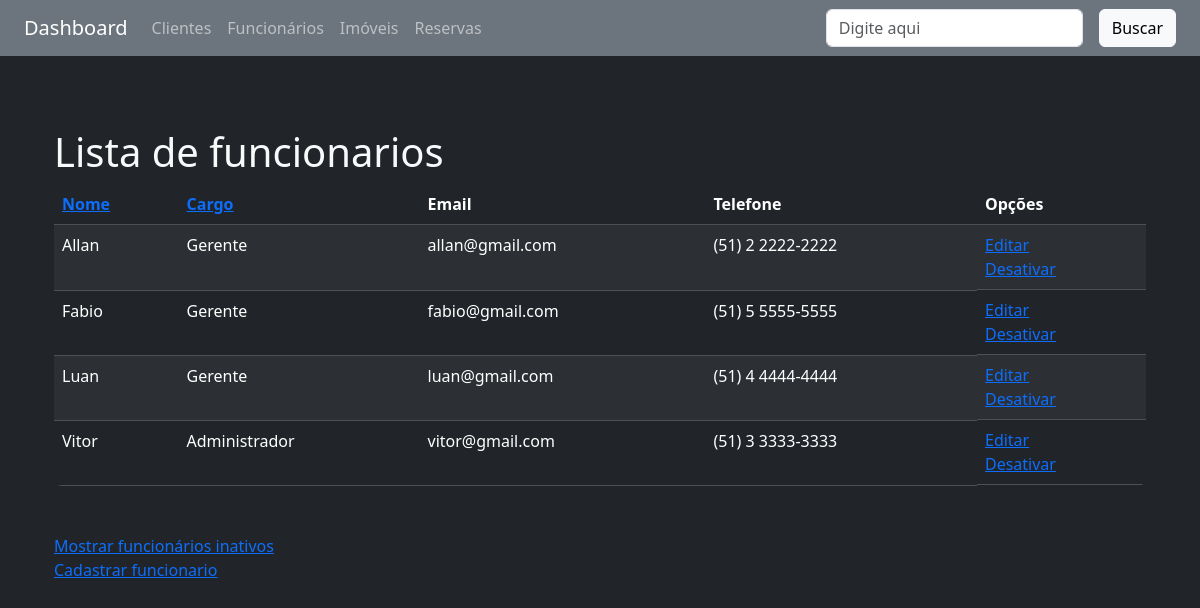
The app's page /funcionarios/nome/, older data.
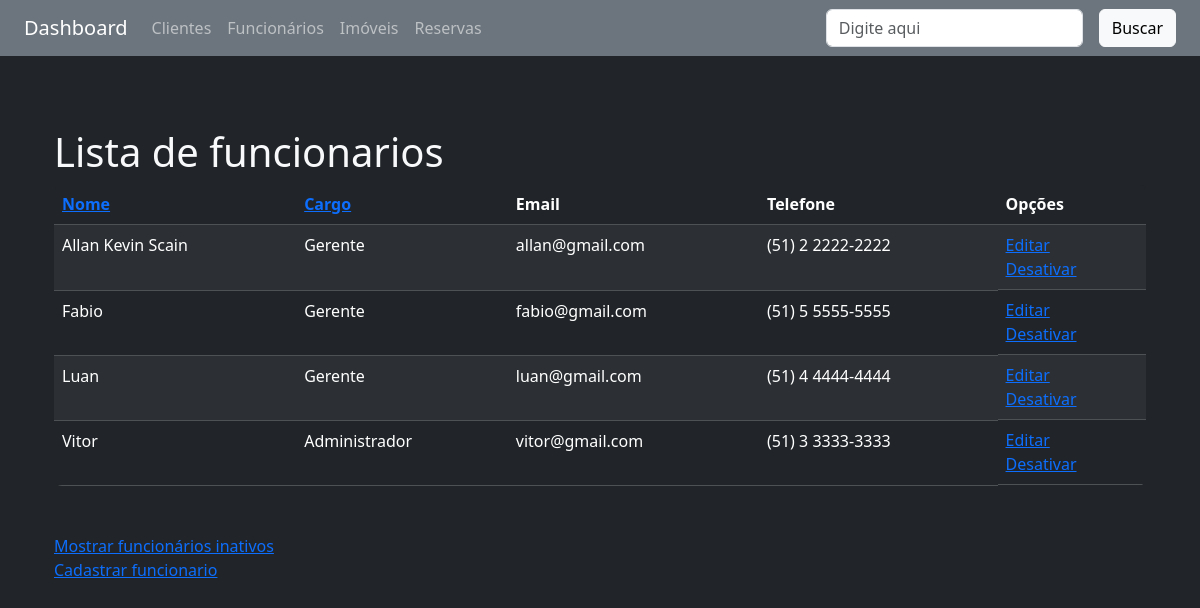
The same page, newer data.
### funcionarios/models.py (models this page shows, shortened)
class Funcionario(models.Model):
    CARGO_CHOICES = [
        ('GER', 'Gerente'),
        ('ADM', 'Administrador'),
    ]
    nome = models.CharField(max_length=100)
    email = models.EmailField(unique=True)
    telefone = models.CharField(max_length=20, blank=True)
    cargo = models.CharField(max_length=50, choices=CARGO_CHOICES)
    ativo = models.BooleanField(default=True)

### funcionarios/views.py (the view)
# urls.py: path('<campo>/', funcionarios, name="lista"),
def funcionarios(request, campo):
    query = request.GET.get('busca', '')
    if campo == 'nome' and query:
        funcionarios = Funcionario.objects.filter(
            ativo=True, nome__icontains=query)
    else:
        funcionarios = Funcionario.objects.filter(ativo=True)
    if campo:
        campo_ordenacao = ORDENACAO_FUNCIONARIO_LOOKUP.get(campo, 'nome')
        funcionarios = funcionarios.order_by(campo_ordenacao)
    dados = {'funcionarios': funcionarios,
             'ativos': True, 'query': query, 'campo': campo}
    return render(request, 'funcionarios/lista.html', dados)

### funcionarios/templates/funcionarios/lista.html (shortened to what this page needs)
{% extends 'base.html' %}
{% load heroicons %}
{% block content %}
<div class="container-sm mt-5">
    <h1 class="h1">Lista de funcionarios</h1>
</div>
<div class="container-sm mt-2">
    <div class="bg-dark rounded-3 overflow-hidden">
        <table cellpadding="5" cellspacing="1" class="table table-dark table-striped mb-0">
            <thead>
                <tr>
                    <th>
                        {% if ativos %}
                        <a href="{% url 'funcionarios:lista' 'nome' %}">Nome</a>
                        {% else %}
                        <a href="{% url 'funcionarios:lista_inativos' 'nome' %}">Nome</a>
                        {% endif %}
                    </th>
                    <th>
                        {% if ativos %}
                        <a href="{% url 'funcionarios:lista' 'cargo' %}">Cargo</a>
                        {% else %}
                        <a href="{% url 'funcionarios:lista_inativos' 'cargo' %}">Cargo</a>
                        {% endif %}
                    </th>
                    <th>Email</th>
                    <th>Telefone</th>
                    <th>Opções</th>
                </tr>
            </thead>
            <tbody>
                {% for funcionario in funcionarios %}
                <tr>
                    <td>{{ funcionario.nome }}</td>
                    <td>{{ funcionario.get_cargo_display }}</td>
                    <td>{{ funcionario.email }}</td>
                    <td>{{ funcionario.telefone }}</td>
                    <td class="d-flex flex-column">
                        <a href="{% url 'funcionarios:editar' funcionario.id %}">Editar</a>
                        {% if ativos %}
                        <a href="{% url 'funcionarios:desativar' funcionario.id %}">Desativar</a>
                        {% else %}
                        <a href="{% url 'funcionarios:ativar' funcionario.id %}">Ativar</a>
                        {% endif %}
                    </td>
                </tr>
                {% empty %}
                <tr>
                    <td colspan="5">Nenhum funcionario cadastrado.</td>
                </tr>
                {% endfor %}
            </tbody>
        </table>
    </div>
</div>
<div class="container-sm mt-5 d-flex flex-column">
    {% if ativos %}
    <a href="{% url 'funcionarios:lista_inativos' 'nome' %}">Mostrar funcionários inativos</a>
    {% else %}
    <a href="{% url 'funcionarios:lista' 'nome' %}">Mostrar funcionários ativos</a>
    {% endif %}
    <a href="{% url 'funcionarios:cadastrar' %}">Cadastrar funcionario</a>
</div>
{% endblock %}

Row changes from the older to the newer data that the page shows:
changed Funcionario "allan@gmail.com": nome "Allan" → "Allan Kevin Scain"
